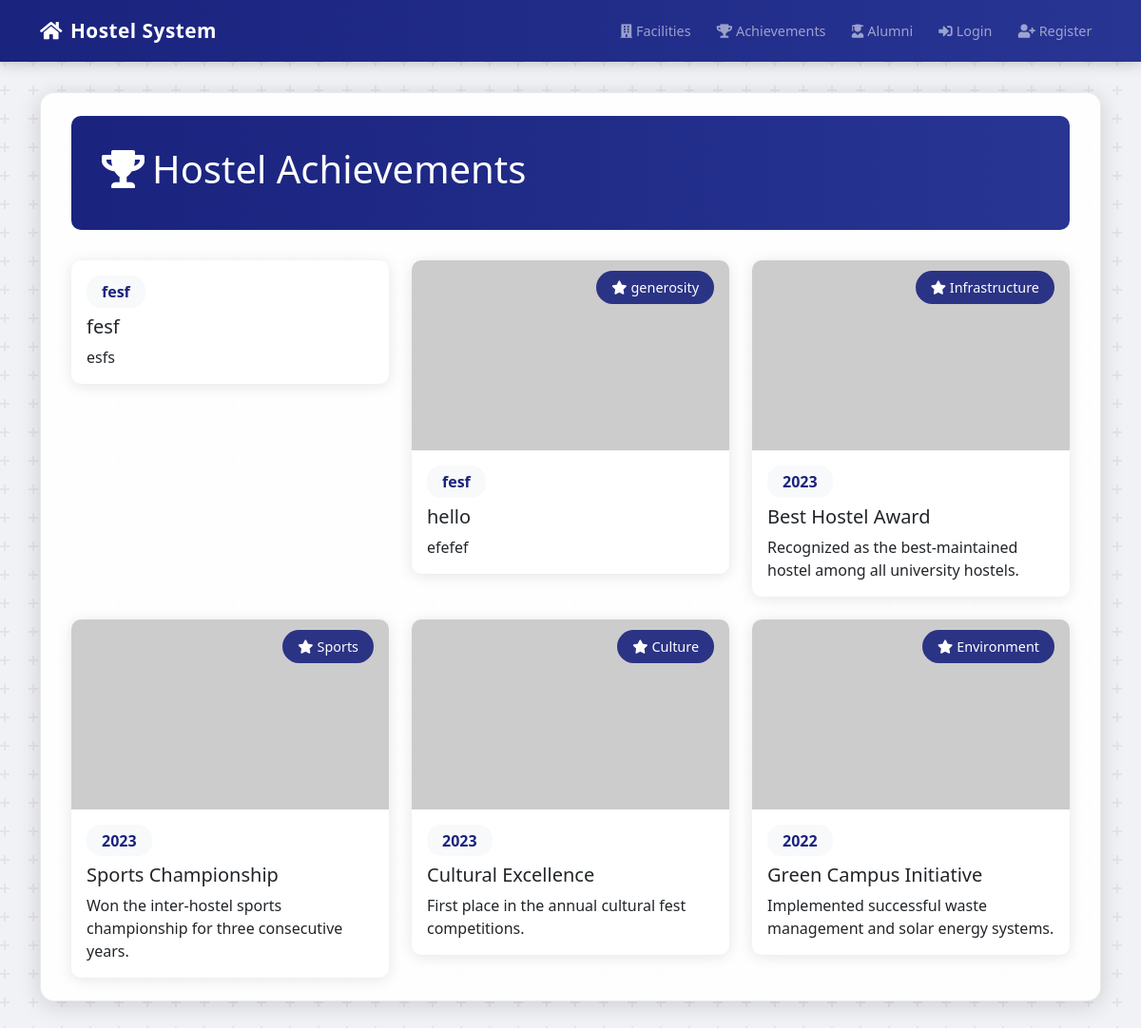
Before: /achievements with the older database file.
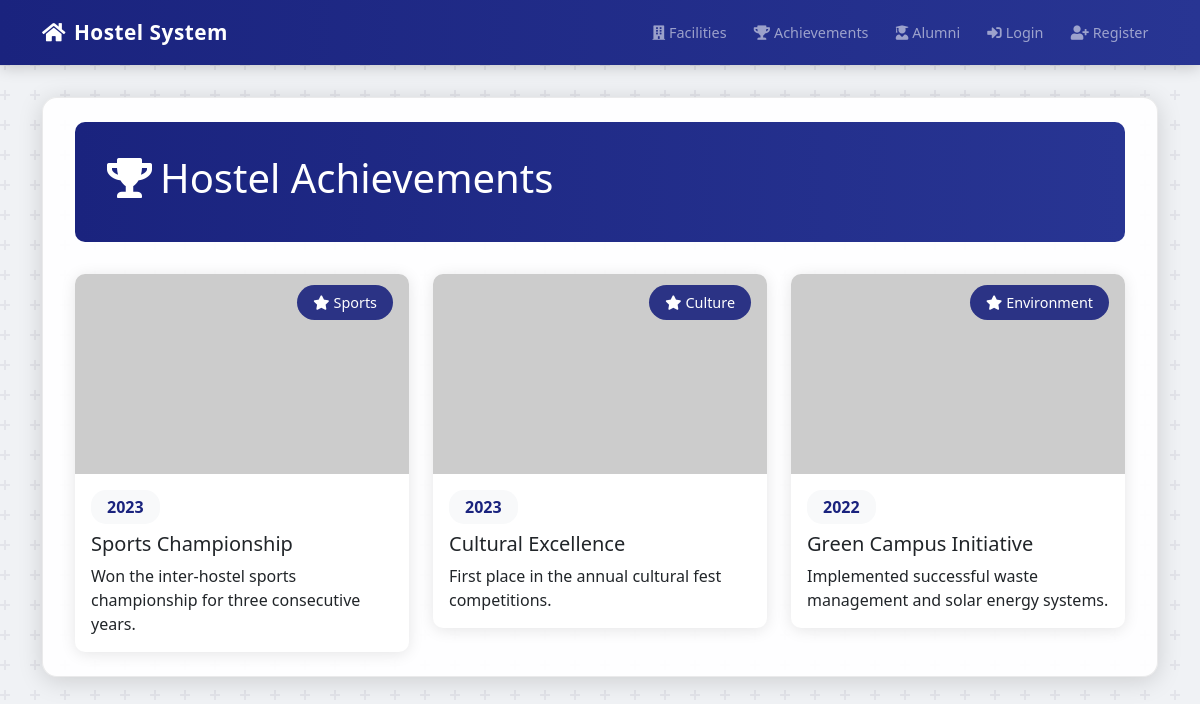
After: the same page with the newer database file.
### app.py (models this page shows)
class Achievement(db.Model):
    id = db.Column(db.Integer, primary_key=True)
    title = db.Column(db.String(100), nullable=False)
    description = db.Column(db.Text, nullable=False)
    year = db.Column(db.String(4), nullable=False)
    category = db.Column(db.String(50), nullable=False)
    image_url = db.Column(db.String(200))
    created_at = db.Column(db.DateTime, nullable=False, default=datetime.utcnow)

### app.py (the view)
@app.route('/achievements')
def achievements():
    achievements = Achievement.query.order_by(Achievement.year.desc()).all()
    return render_template('achievements.html', title='Hostel Achievements', achievements=achievements)

### templates/achievements.html (shortened to what this page needs)
{% extends "base.html" %}
{% block content %}
<div class="container-md py-4">
    <div class="dashboard-header">
        <div class="row align-items-center">
            <div class="col-lg-8">
                <h1><i class="fas fa-trophy me-2"></i>Hostel Achievements</h1>
            </div>
        </div>
    </div>
    <div class="achievements-section">
        <div class="row g-4">
            {% for achievement in achievements %}
                <div class="col-md-6 col-lg-4">
                    <div class="achievement-card">
                        <div class="card h-100">
                            {% if achievement.image_url %}
                                <div class="card-img-wrapper">
                                    <img src="{{ achievement.image_url }}"
                                         class="card-img-top achievement-img"
                                         alt="{{ achievement.title }}"
                                         onerror="this.src='https://picsum.photos/800/400';this.onerror=null;">
                                    <div class="img-overlay">
                                        <span class="category-badge">
                                            <i class="fas fa-star me-1"></i>{{ achievement.category }}
                                        </span>
                                    </div>
                                </div>
                            {% endif %}
                            <div class="card-body">
                                <div class="year-badge mb-2">{{ achievement.year }}</div>
                                <h5 class="card-title">{{ achievement.title }}</h5>
                                <p class="card-text">{{ achievement.description }}</p>
                            </div>
                        </div>
                    </div>
                </div>
            {% endfor %}
        </div>
    </div>
</div>
{% endblock %}

Changed rows visible on the page:
removed Achievement: year "fesf", title "fesf", description "esfs"
removed Achievement: category "generosity", year "fesf", title "hello", description "efefef"
removed Achievement: category "Infrastructure", year "2023", title "Best Hostel Award", description "Recognized as the best-maintained hostel among all university hostels."
